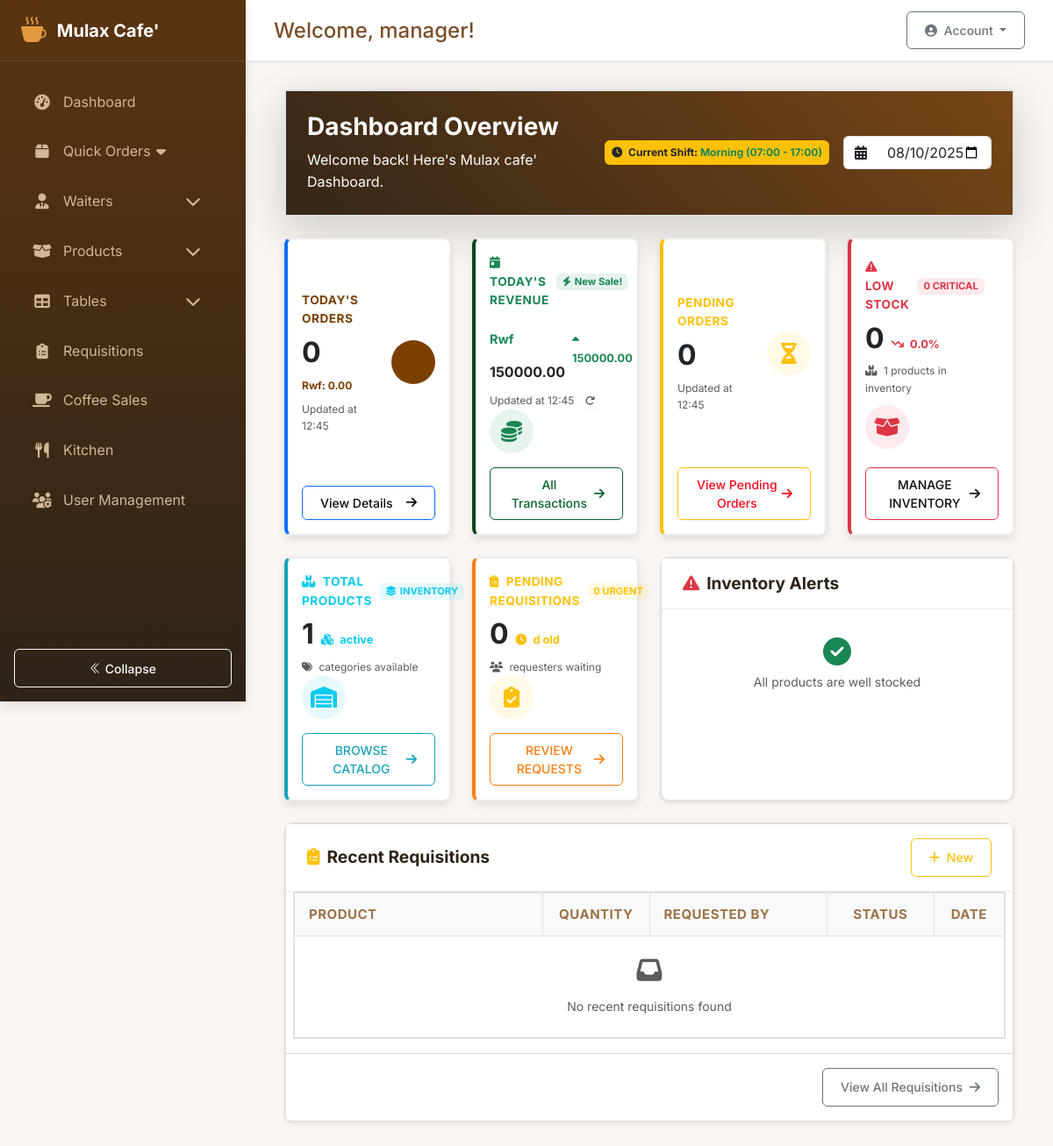
Before: /dashboard (signed in) with the older database file.
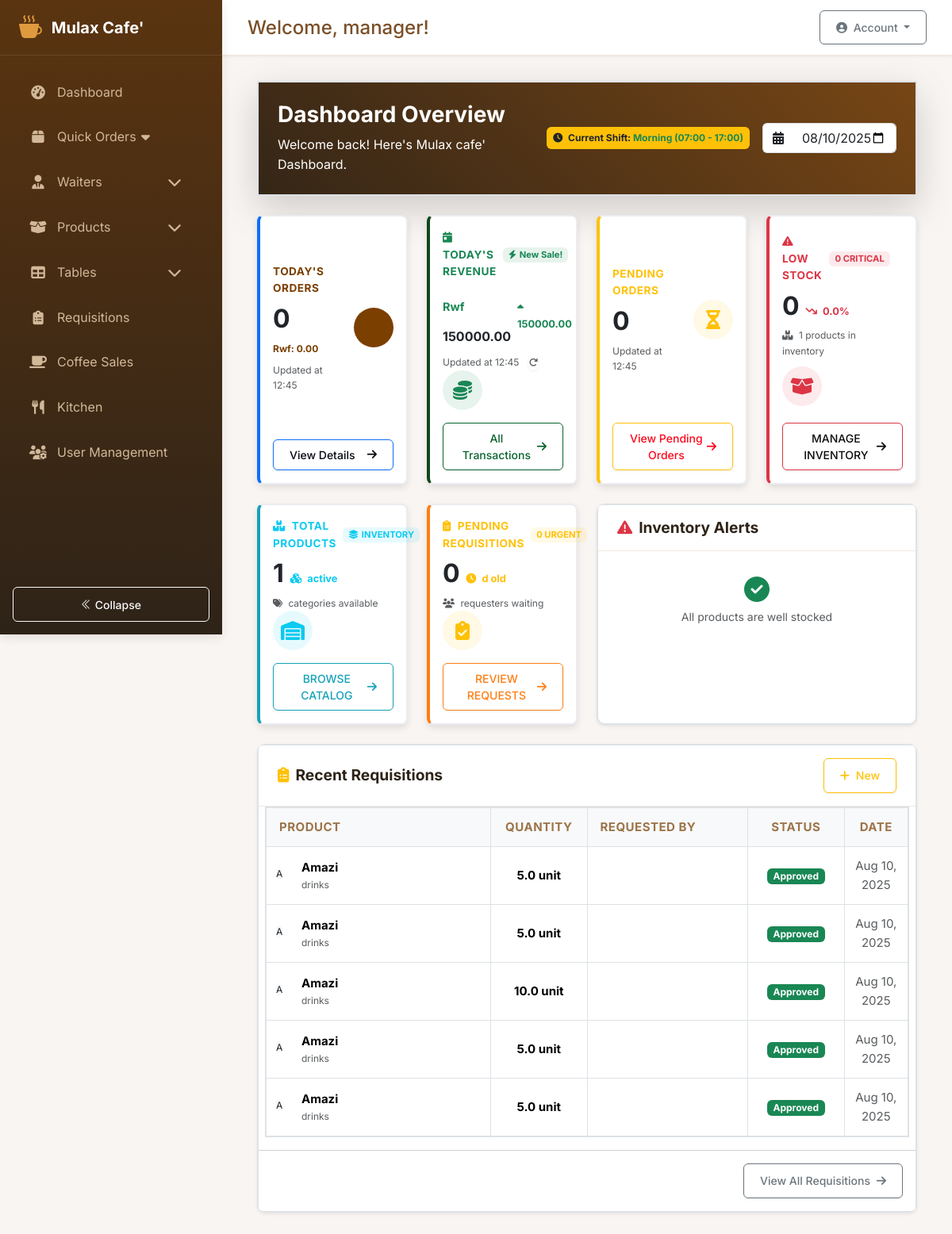
After: the same page with the newer database file.
### app/models.py (models this page shows, shortened)
class Requisition(db.Model):
    __tablename__ = 'requisitions'
    id = db.Column(db.Integer, primary_key=True)
    date = db.Column(db.DateTime, default=datetime.utcnow)
    product_id = db.Column(db.Integer, db.ForeignKey('products.id'), nullable=False)
    user_id = db.Column(db.Integer, db.ForeignKey('users.id'), nullable=False)
    current_stock = db.Column(db.Float)
    requested_qty = db.Column(db.Float, nullable=False)
    unit = db.Column(db.String(20))
    status = db.Column(db.String(20), default='pending')
    approved_by = db.Column(db.Integer, db.ForeignKey('users.id'))
    approval_date = db.Column(db.DateTime)
    notes = db.Column(db.String(200))
    product = db.relationship('Product', back_populates='requisitions')
    requester = db.relationship('User', back_populates='requisitions', foreign_keys=[user_id])
    approver = db.relationship('User', back_populates='approved_requisitions', foreign_keys=[approved_by])

class Product(db.Model):
    __tablename__ = 'products'
    id = db.Column(db.Integer, primary_key=True)
    sku = db.Column(db.String(20), unique=True, nullable=False)
    name = db.Column(db.String(100), nullable=False)
    brand = db.Column(db.String(100))
    description = db.Column(db.Text)
    category = db.Column(db.String(50), nullable=False)
    unit = db.Column(db.String(20), nullable=False)
    current_stock = db.Column(db.Float, default=0)
    unit_price = db.Column(db.Float, default=0)
    cost_price = db.Column(db.Float)
    supplier = db.Column(db.String(100))
    remarks = db.Column(db.String(200))
    tax_rate = db.Column(db.Float, nullable=True)
    reorder_qty = db.Column(db.Float, default=0)
    last_updated = db.Column(db.DateTime, default=datetime.utcnow, onupdate=datetime.utcnow)
    min_stock = db.Column(db.Float, default=5.0)
    stock_movements = db.relationship(
        'StockMovement',
        back_populates='product',
        cascade='all, delete-orphan'
    )
    requisitions = db.relationship('Requisition', back_populates='product')
    coffee_sales = db.relationship('CoffeeSale', back_populates='product')
    order_items = db.relationship('OrderItem', back_populates='product')

### app/routes/main.py (the view)
@bp.route('/dashboard')
@login_required
def dashboard():
    total_products = Product.query.count()
    today = date.today()
    start_of_week = today - timedelta(days=today.weekday())
    start_of_month = date(today.year, today.month, 1)
    total_sales_all_time = db.session.query(
        func.sum(CoffeeSale.total_sales)
    ).scalar() or 0
    total_sales_today = db.session.query(
        func.sum(CoffeeSale.total_sales)
    ).filter(
        func.date(CoffeeSale.date) == today
    ).scalar() or 0
    total_sales_this_week = db.session.query(
        func.sum(CoffeeSale.total_sales)
    ).filter(
        func.date(CoffeeSale.date) >= start_of_week
    ).scalar() or 0
    total_sales_this_month = db.session.query(
        func.sum(CoffeeSale.total_sales)
    ).filter(
        func.date(CoffeeSale.date) >= start_of_month
    ).scalar() or 0
    sales_by_payment = db.session.query(
        CoffeeSale.payment_mode,
        func.sum(CoffeeSale.total_sales).label('total_sales')
    ).group_by(CoffeeSale.payment_mode).all()
    top_products = db.session.query(
        Product.name,
        func.sum(CoffeeSale.quantity_sold).label('total_quantity'),
        func.sum(CoffeeSale.total_sales).label('total_sales')
    ).join(CoffeeSale).group_by(Product.name).order_by(
        func.sum(CoffeeSale.total_sales).desc()
    ).limit(5).all()
    pending_requisitions = Requisition.query.filter_by(status='pending').count()
    low_stock_items = Product.query.filter(
        Product.current_stock < func.coalesce(Product.min_stock, 5.0)
    ).all()
    recent_requisitions = Requisition.query.order_by(
        Requisition.date.desc()
    ).limit(5).all()
    recent_sales = CoffeeSale.query.order_by(
        CoffeeSale.date.desc()
    ).limit(5).all()
    return render_template('main/dashboard.html',
        total_products=total_products,
        total_sales_all_time=total_sales_all_time,
        total_sales_today=total_sales_today,
        total_sales_this_week=total_sales_this_week,
        total_sales_this_month=total_sales_this_month,
        sales_by_payment=sales_by_payment,
        top_products=top_products,
        pending_requisitions=pending_requisitions,
        low_stock_items=low_stock_items,
        recent_requisitions=recent_requisitions,
        recent_sales=recent_sales,
        now=datetime.now()
    )

### app/models.py (called while the page is built)
    def is_system_control(self):
        return self.role == 'system_control' or self.is_admin

    def is_employee(self):
        return self.role == 'employee'

    def get_current_shift(self):
        if self.is_admin or self.is_system_control():
            return None  # Admins can see all shifts
        return self.current_shift

### app/templates/main/dashboard.html (shortened to what the changed rows need)
{% extends "base.html" %}
{% block content %}
<div class="container-fluid">
    <div class="dashboard-header bg-gradient-primary rounded-lg p-4 mb-4 border border-2 border-primary shadow-lg">
        <div class="d-sm-flex align-items-center justify-content-between">
            <div>
                <h1 class="h2 mb-2 text-white fw-bold" style="font-size: 1.75rem;">Dashboard Overview</h1>
            </div>
        </div>
    </div>
    <div class="row">
        <div class="col-12 mb-4">
            <div class="card shadow-sm h-100 border border-2 hover-effect">
                <div class="card-body pt-0 px-2">
                    <div class="table-responsive">
                        <table class="table table-hover table-bordered mb-0" style="width: 100%;">
                            <thead class="thead-light">
                                <tr>
                                    <th class="fw-bold" style="font-size: 0.9375rem; width: 35%;">Product</th>
                                    <th class="fw-bold text-center" style="font-size: 0.9375rem; width: 15%;">Quantity</th>
                                    <th class="fw-bold" style="font-size: 0.9375rem; width: 25%;">Requested by</th>
                                    <th class="fw-bold text-center" style="font-size: 0.9375rem; width: 15%;">Status</th>
                                    <th class="fw-bold text-center" style="font-size: 0.9375rem; width: 10%;">Date</th>
                                </tr>
                            </thead>
                            <tbody>
                                {% if recent_requisitions is defined and recent_requisitions %}
                                    {% for req in recent_requisitions %}
                                    <tr class="clickable-row" data-href="{{ url_for('requisitions.new_requisition', id=req.id) }}">
                                        <td style="font-size: 0.9375rem;">
                                            <div class="d-flex align-items-center">
                                                <div class="avatar-sm me-2">
                                                    <span class="avatar-title bg-light rounded text-dark" style="font-size: 0.75rem;">
                                                        {{ req.product.name|first if req.product else 'P' }}
                                                    </span>
                                                </div>
                                                <div>
                                                    <span class="fw-bold">{{ req.product.name if req.product else 'N/A' }}</span>
                                                    <div class="text-muted" style="font-size: 0.75rem;">{{ req.product.category if req.product and req.product.category else '' }}</div>
                                                </div>
                                            </div>
                                        </td>
                                        <td class="fw-bold text-center" style="font-size: 0.9375rem;">{{ req.requested_qty if req.requested_qty else 0 }} {{ req.unit if req.unit else '' }}</td>
                                        <td style="font-size: 0.9375rem;">{{ req.requester.name if req.requester else 'System' }}</td>
                                        <td class="text-center">
                                            <span class="badge bg-{{ 'success' if req.status == 'approved' else 'warning' if req.status == 'pending' else 'danger' }}" style="font-size: 0.75rem;">
                                                {{ req.status|title if req.status else 'Unknown' }}
                                            </span>
                                        </td>
                                        <td class="text-center text-muted" style="font-size: 0.9375rem;">
                                            {{ req.date.strftime('%b %d, %Y') }}
                                        </td>
                                    </tr>
                                    {% endfor %}
                                {% else %}
                                    <tr>
                                        <td colspan="5" class="text-center text-muted py-4">
                                            <i class="fas fa-inbox fa-2x mb-3 text-gray-300"></i>
                                            <p class="mb-0" style="font-size: 0.875rem;">No recent requisitions found</p>
                                        </td>
                                    </tr>
                                {% endif %}
                            </tbody>
                        </table>
                    </div>
                </div>
            </div>
        </div>
    </div>
{% endblock %}

Changed rows visible on the page:
added Requisition: product.name|first "A", product "Amazi", product "drinks", requested_qty "5.0", unit "unit", status "Approved", date "Aug 10, 2025"
added Requisition: product.name|first "A", product "Amazi", product "drinks", requested_qty "5.0", unit "unit", status "Approved", date "Aug 10, 2025"
added Requisition: product.name|first "A", product "Amazi", product "drinks", requested_qty "10.0", unit "unit", status "Approved", date "Aug 10, 2025"
added Requisition: product.name|first "A", product "Amazi", product "drinks", requested_qty "5.0", unit "unit", status "Approved", date "Aug 10, 2025"
added Requisition: product.name|first "A", product "Amazi", product "drinks", requested_qty "5.0", unit "unit", status "Approved", date "Aug 10, 2025"
Other visible differences:
text no longer shown: "No recent requisitions found"
